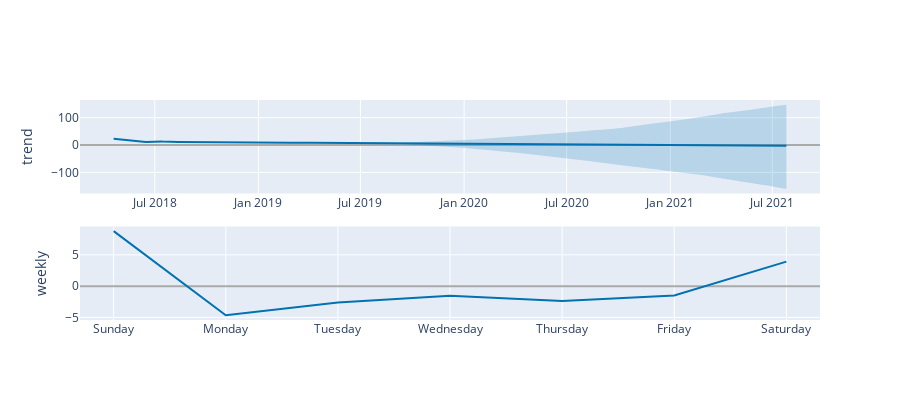

This figure's notebook cell:
### Code cell
from prophet.plot import plot_plotly, plot_components_plotly

plot_plotly(m2, forecast2)
plot_components_plotly(m2, forecast2)

### Figure 1 — Plotly figure (JSON) as saved in the notebook; plotly's stock layout.template omitted (floating-point values rounded to 4 significant figures; data arrays with more than 128 entries replaced by an {"elided": "..."} marker saying what was removed)
{"data": [{"line": {"color": "#0072B2", "width": 2}, "mode": "lines", "name": "trend", "type": "scatter", "x": {"elided": "1006 str values"}, "xaxis": "x", "y": {"elided": "1006 float values"}, "yaxis": "y"}, {"line": {"color": "rgba(0, 114, 178, 0.2)", "width": 0}, "mode": "lines", "name": "trend_upper", "type": "scatter", "x": {"elided": "1006 str values"}, "xaxis": "x", "y": {"elided": "1006 float values"}, "yaxis": "y"}, {"fill": "tonexty", "fillcolor": "rgba(0, 114, 178, 0.2)", "line": {"color": "rgba(0, 114, 178, 0.2)", "width": 0}, "mode": "lines", "name": "trend_lower", "type": "scatter", "x": {"elided": "1006 str values"}, "xaxis": "x", "y": {"elided": "1006 float values"}, "yaxis": "y"}, {"line": {"color": "#0072B2", "width": 2}, "mode": "lines", "name": "weekly", "type": "scatter", "x": ["2017-01-01T00:00:00", "2017-01-02T00:00:00", "2017-01-03T00:00:00", "2017-01-04T00:00:00", "2017-01-05T00:00:00", "2017-01-06T00:00:00", "2017-01-07T00:00:00"], "xaxis": "x2", "y": [8.788, -4.669, -2.625, -1.551, -2.364, -1.504, 3.925], "yaxis": "y2"}], "layout": {"height": 400, "showlegend": false, "width": 900, "xaxis": {"anchor": "y", "domain": [0, 1], "range": ["2018-02-18T07:12:00", "2021-09-23T16:48:00"], "type": "date"}, "xaxis2": {"anchor": "y2", "domain": [0, 1], "range": ["2016-12-31T16:48:00", "2017-01-07T07:12:00"], "tickformat": "%A", "type": "date"}, "yaxis": {"anchor": "x", "domain": [0.575, 1], "rangemode": "normal", "title": {"text": "trend"}, "zerolinecolor": "#AAA"}, "yaxis2": {"anchor": "x2", "domain": [0, 0.425], "title": {"text": "weekly"}, "zerolinecolor": "#AAA"}}}
